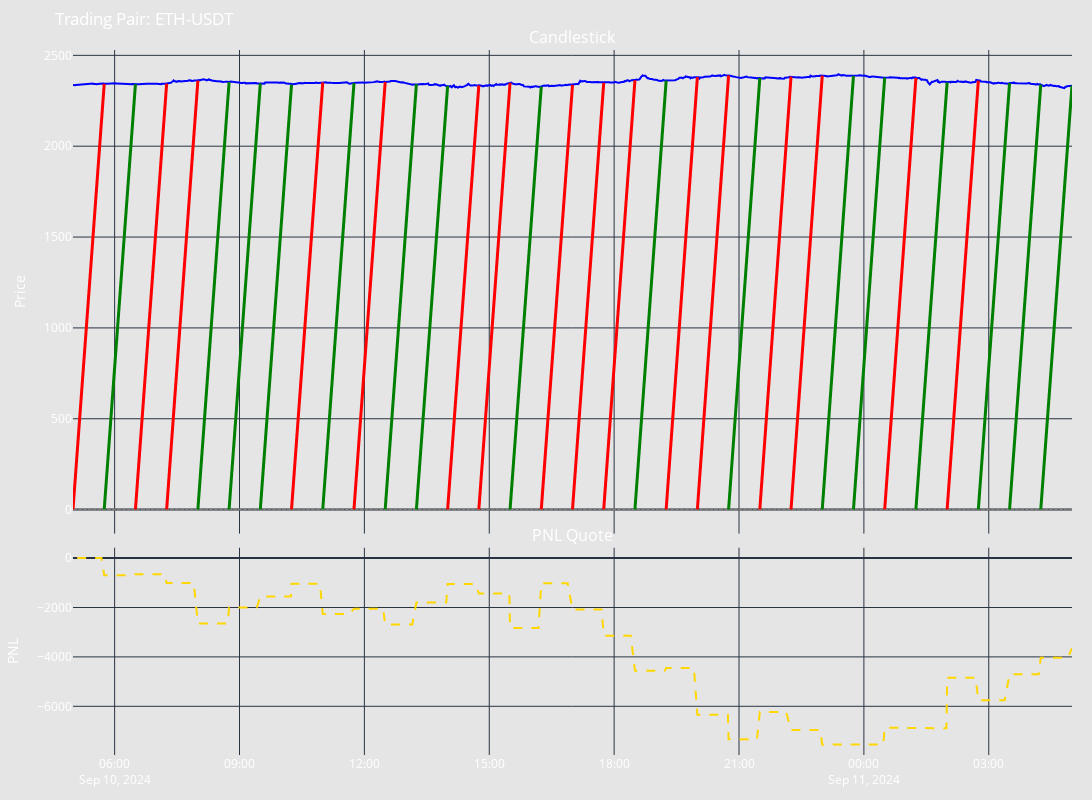

The cell this chart's notebook holds for it:
### Code cell
from plotly.subplots import make_subplots
import pandas as pd
import numpy as np
import plotly.graph_objects as go

from hummingbot.connector.connector_base import TradeType



def get_bt_candlestick_trace(df):
    df.index = pd.to_datetime(df.timestamp, unit='s')
    return go.Scatter(x=df.index,
                      y=df['close'],
                      mode='lines',
                      line=dict(color="blue"),
                      )

def get_pnl_trace(executors):
    pnl = [e.net_pnl_quote for e in executors]
    cum_pnl = np.cumsum(pnl)
    return go.Scatter(
        x=pd.to_datetime([e.close_timestamp for e in executors], unit="s"),
        y=cum_pnl,
        mode='lines',
        line=dict(color='gold', width=2, dash="dash"),
        name='Cumulative PNL'
    )

def get_default_layout(title=None, height=800, width=1800):
    layout = {
        "template": "plotly_dark",
        "plot_bgcolor": 'rgba(0, 0, 0, 0)',  # Transparent background
        "paper_bgcolor": 'rgba(0, 0, 0, 0.1)',  # Lighter shade for the paper
        "font": {"color": 'white', "size": 12},  # Consistent font color and size
        "height": height,
        "width": width,
        "margin": {"l": 20, "r": 20, "t": 50, "b": 20},
        "xaxis_rangeslider_visible": False,
        "hovermode": "x unified",
        "showlegend": False,
    }
    if title:
        layout["title"] = title
    return layout

def add_executors_trace(fig, executors, row, col):
    for executor in executors:
        entry_time = pd.to_datetime(executor.timestamp, unit='s')
        entry_price = executor.custom_info["current_position_average_price"]
        exit_time = pd.to_datetime(executor.close_timestamp, unit='s')
        exit_price = executor.custom_info["close_price"]
        name = "Buy Executor" if executor.config.side == TradeType.BUY else "Sell Executor"

        if executor.filled_amount_quote == 0:
            fig.add_trace(go.Scatter(x=[entry_time, exit_time], y=[entry_price, entry_price], mode='lines',
                                     line=dict(color='grey', width=2, dash="dash"), name=name), row=row, col=col)
        else:
            if executor.net_pnl_quote > Decimal(0):
                fig.add_trace(go.Scatter(x=[entry_time, exit_time], y=[entry_price, exit_price], mode='lines',
                                         line=dict(color='green', width=3), name=name), row=row, col=col)
            else:
                fig.add_trace(go.Scatter(x=[entry_time, exit_time], y=[entry_price, exit_price], mode='lines',
                                         line=dict(color='red', width=3), name=name), row=row, col=col)
                
        # print(f"Entry_time: {entry_time} Exit time: {exit_time}, Exit price: {exit_price}")
    return fig


def create_backtesting_figure(df, executors, config):
    # Create subplots
    fig = make_subplots(rows=2, cols=1, shared_xaxes=True,
                        vertical_spacing=0.02, subplot_titles=('Candlestick', 'PNL Quote'),
                        row_heights=[0.7, 0.3])

    # Add candlestick trace
    fig.add_trace(get_bt_candlestick_trace(df), row=1, col=1)

    # Add executors trace
    fig = add_executors_trace(fig, executors, row=1, col=1)

    # Add PNL trace
    fig.add_trace(get_pnl_trace(executors), row=2, col=1)

    # Apply the theme layout
    layout_settings = get_default_layout(f"Trading Pair: {config['trading_pair']}")
    layout_settings["showlegend"] = False
    fig.update_layout(**layout_settings)

    # Update axis properties
    fig.update_xaxes(rangeslider_visible=False, row=1, col=1)
    fig.update_xaxes(row=2, col=1)
    fig.update_yaxes(title_text="Price", row=1, col=1)
    fig.update_yaxes(title_text="PNL", row=2, col=1)
    return fig

fig = create_backtesting_figure(
        df=df,
        executors=executors,
        config=config.dict())
cols_to_show = ["net_pnl_quote", "total_volume", "close_types", "sharpe_ratio", "profit_factor", "max_drawdown_usd"]
print(results)
fig.show()
